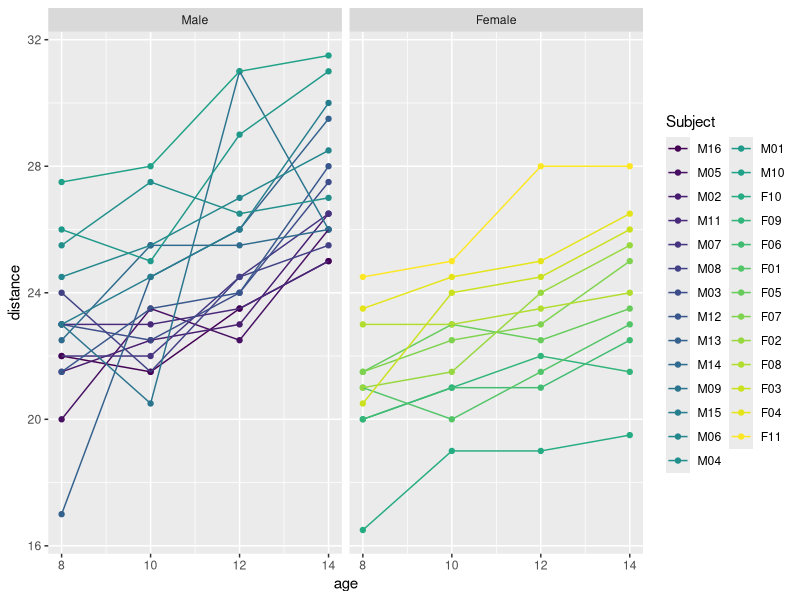
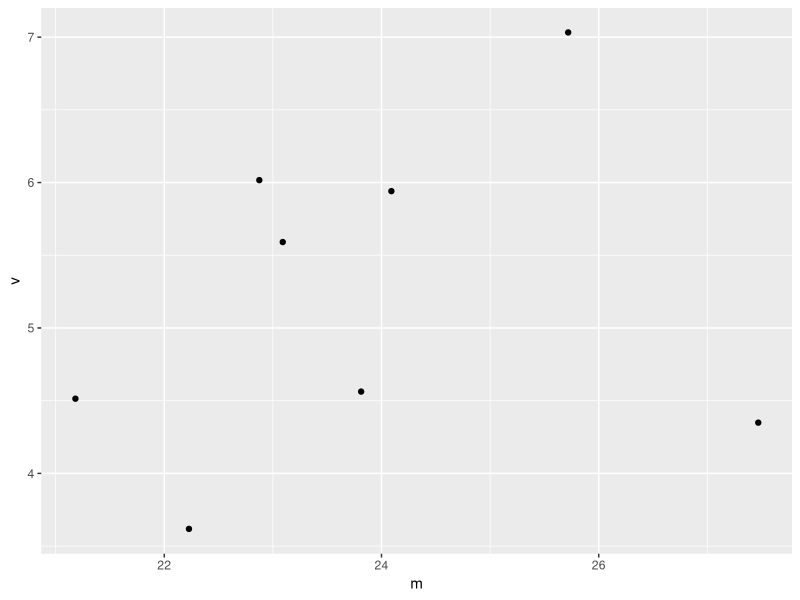

Reproduce these figures in R, in order. (Note: this script raises an error after producing the figures.)
library(ggplot2)
library(tidyverse)
library(geepack)

data(Orthodont, package="nlme")
ort <- Orthodont
head(ort)
levels(ort$Subject)

qplot(age, distance, group=Subject, data=ort, color=Subject) + geom_path() + facet_grid(~Sex)
osum <- ort %>% group_by(Sex, age) %>% summarize(m=mean(distance), v=var(distance))
qplot(m, v, data=osum)

### OPG 2
fit_normal_gee <- function(formula, id, corstr="independence", phi=NULL,data, w=NULL){
  #data_temp <- data[order(id)]
  
  if(!is.null(phi)){
    set_phi <- TRUE
    if((length(phi)>1|phi<0)[1]){
      stop("phi should be just one possitive number")
    }
  }else{set_phi <-  FALSE}
  deparsed_id <- deparse(substitute(id))
  y <- model.response(model.frame(formula, data=ort))
  X <- model.matrix(formula, data=data)
  subjects <- unique(data[deparsed_id])
  n_subs <- length(subjects)
  n_vars <- ncol(X)
  n_obs <- length(y)
  n_subobs <- n_obs/n_subs
  conv.eps <- 1e-14
  ## Get started; intitial value of z and beta
  lm. <- lm.fit(x = X, y = y)
  beta <- lm.$coefficients
  if(corstr=="unstructured"){
      repeat{
      pearsons_resid <- (y-X%*%beta)/1#Variansen er sat til 1
      if(set_phi == FALSE){
        phi <- drop(t(pearsons_resid)%*%pearsons_resid/(n_obs-n_vars))
      }
      

      rmatrix <- diag(1,n_subobs)
    
      for(i in 1:n_subs){
        individ_res <- pearsons_resid[(n_subobs*(i-1)+1):(i*n_subobs)]
        corr <- individ_res%*%t(individ_res)
        rmatrix <- rmatrix+corr
      }
      rmatrix <- 1/((n_subs-n_vars)*phi)*rmatrix
      diag(rmatrix) <- 1
      rbig_inv <- solve(kronecker(diag(1,n_subs),rmatrix))
    
      beta_hat <- beta+solve(t(X)%*%rbig_inv%*%X)%*%t(X)%*%rbig_inv%*%(y-X%*%beta)
      if(sum(abs(beta-beta_hat)<conv.eps)==ncol(X)){break}
      beta <- beta_hat
    }
    #Needs some fixing, those values are off the charts
    I_0 <- solve(t(X)%*%rbig_inv%*%X)
    cov_y <- (y-X%*%beta_hat)%*%t(y-X%*%beta_hat)
    for(i in 1:(n_subs-1)){
      cov_y[((n_subobs*i)+1):n_obs,i:(n_subobs*i)] <- 0
      cov_y[i:(n_subobs*i),((n_subobs*i)+1):n_obs] <- 0
    }
    #1/phi^2*
    I_1 <- t(X)%*%rbig_inv%*%cov_y%*%rbig_inv%*%X
    Sigma_e <- I_0%*%I_1%*%I_0

    return(list("coef" = beta_hat,
               "phi" = phi,
               "p" = length(beta_hat),
               "rmatrix"=rmatrix,
               "Sigma_m" = I_0,
               "vcov" = Sigma_e,
               "fit" = X%*%beta_hat,
                "resid" = y-X%*%beta_hat))
  }
  I_0 <- solve(t(X)%*%X)
  cov_y <- (y-X%*%beta)%*%t(y-X%*%beta)
  for(i in 1:(n_subs-1)){
    cov_y[((n_subobs*i)+1):n_obs,i:(n_subobs*i)] <- 0
    cov_y[i:(n_subobs*i),((n_subobs*i)+1):n_obs] <- 0
  }
  #1/phi^2
  I_1 <- t(X)%*%cov_y%*%X
  return(list("coef" = beta,
              "phi" = phi,
              "p" = length(beta),
              "rmatrix"=diag(1,n_subobs),
              "Sigma_m" = I_0,
              "vcov" = I_0%*%I_1%*%I_0,
              "fit" = X%*%beta,
              "resid" = y-X%*%beta))
  
}
### OPG 3
fit1 <- fit_normal_gee(formula = distance~age+Sex,data = ort,id=Subject,phi = 1,corstr="Independent")
fit3 <- fit_normal_gee(formula = distance~age+Sex,data = ort,id=Subject,corstr="unstructured")
fit1$phi
fit3$phi
fit1$coef
fit3$coef
sqrt(diag(fit3$vcov))


### OPG 4
#Parallele
par(mfrow=c(1,2))
fit4 <- fit_normal_gee(formula = distance~age+Sex,data = ort,id=Subject,corstr="unstructured")
plot(ort$age,ort$distance,col=as.numeric(ort$Sex)+4)
## male line
abline(fit4$coef["(Intercept)",],fit4$coef["age",],col="blue")
## female line
abline(fit4$coef["(Intercept)",]+fit4$coef["SexFemale",],fit4$coef["age",],col="red")
fit5 <- fit_normal_gee(formula = distance~age*Sex,data = ort,id=Subject,corstr="unstructured")
plot(ort$age,ort$distance,col=as.numeric(ort$Sex)+4)
## male line
abline(fit5$coef["(Intercept)",],fit5$coef["age",],col="blue")
## female line
abline(fit5$coef["(Intercept)",]+fit5$coef["SexFemale",],fit5$coef["age",]+fit5$coef["age:SexFemale",],col="red")

### OPG 5
plot(fit4$fit,fit4$resid)
plot(fit5$fit,fit5$resid)

### OPG 6
wtest <- (fit5$coef^2)/diag(fit5$vcov)
pchisq(wtest,lower.tail = FALSE,df = 4)

### OPG 7
fit2 <- geeglm(formula = distance~age*Sex,data = ort,id=Subject,corstr="unstructured")
fit2$geese$vbeta
fit2$geese$
fit2
fit1$coef
fit1$phi
